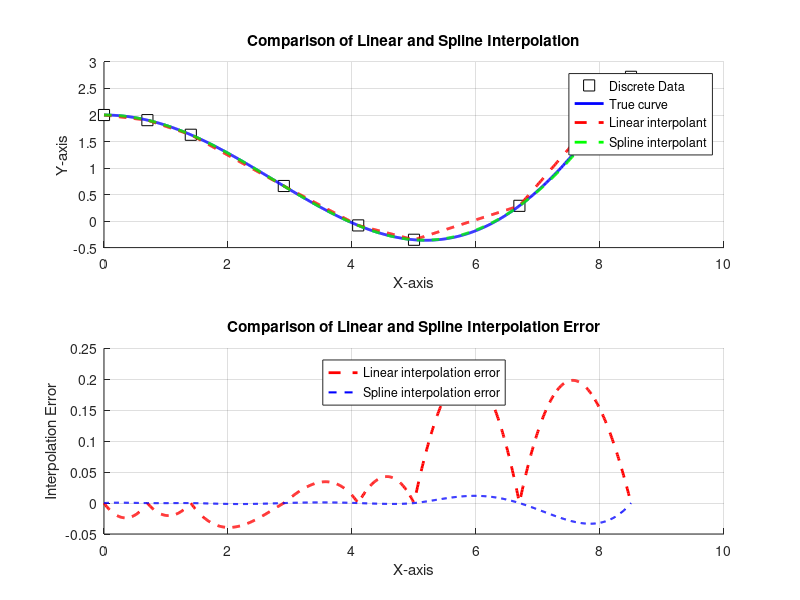

MATLAB code to generate this figure:
%% spline interpolation vs linear interpolation

% define function
f = @(x) 2*cos(0.5*x) + 0.05*x.^2;

% given data
x_data2 = [0.0 0.7 1.4 2.9 4.1 5.0 6.7 8.5]';
y_data2 = f(x_data2); % corresponding y data

x_query = linspace(x_data2(1), x_data2(end), 850)'; % query points

%% Manual linear interpolation
y_linear = zeros(size(x_query)); % initialize linear interpolation matrix

for i = 1:length(x_query)
    xq = x_query(i); % query point

    % find the segment where xq lies
    for j = 1:length(x_data2)-1
        if xq >= x_data2(j) && xq <= x_data2(j+1)
            x1 = x_data2(j);
            x2 = x_data2(j+1);
            y1 = y_data2(j);
            y2 = y_data2(j+1);

            y_linear(i) = y1 + (y2 - y1)*(xq - x1)/(x2 - x1); % linear interpolation formula
            break; % segment found
        end
    end
end

%% Spline interpolation
y_spline = interp1(x_data2, y_data2, x_query, "spline");

%% True data set
x_true2 = x_query;
y_true2 = f(x_true2);

%% Error calculation
error1 = y_linear - y_true2;   % linear interpolation error
error2 = y_spline - y_true2;   % spline interpolation error

%% Plotting
figure

% Top plot
subplot(2,1,1)
hold on
grid on

plot(x_data2, y_data2, 'LineStyle', 'none', ...
    'Marker', 's', 'MarkerSize', 8, ...
    'MarkerEdgeColor', 'k', 'MarkerFaceColor', 'w'); % original points

plot(x_true2, y_true2, 'LineStyle', '-', 'Color', 'b', 'LineWidth', 2); % true curve
plot(x_query, y_linear, 'LineStyle', '--', 'Color', 'r', 'LineWidth', 2); % linear interpolant
plot(x_query, y_spline, 'LineStyle', '--', 'Color', 'g', 'LineWidth', 2); % spline interpolant

xlabel('X-axis');
ylabel('Y-axis');
title('Comparison of Linear and Spline Interpolation');
legend('Discrete Data', 'True curve', 'Linear interpolant', 'Spline interpolant', 'Location', 'best');
hold off

% Bottom plot
subplot(2,1,2)
hold on
grid on

plot(x_query, error1, 'LineStyle', '--', 'Color', 'r', 'LineWidth', 2); % linear error
plot(x_query, error2, 'LineStyle', '--', 'Color', 'b', 'LineWidth', 1.5); % spline error

xlabel('X-axis');
ylabel('Interpolation Error');
title('Comparison of Linear and Spline Interpolation Error');
legend('Linear interpolation error', 'Spline interpolation error', 'Location', 'north');
hold off
